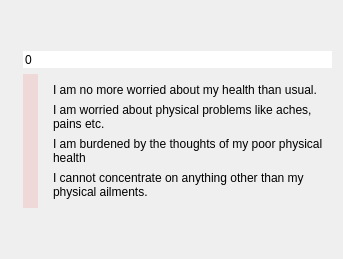
          <widget class="QWidget" name="pageOne">
           <layout class="QGridLayout" name="gridLayout_14">
            <item row="1" column="0">
             <widget class="QFrame" name="frame">
              <layout class="QGridLayout" name="gridLayout_46">
               <property name="leftMargin">
                <number>12</number>
               </property>
               <property name="topMargin">
                <number>0</number>
               </property>
               <property name="rightMargin">
                <number>0</number>
               </property>
               <property name="bottomMargin">
                <number>0</number>
               </property>
               <item row="1" column="0">
                <widget class="QSlider" name="b_slider_20">
                 <property name="styleSheet">
                  <string notr="true">

/* ///////////////////////////////////////////////////////////////
QSlider Colors
/////////////////////////////////////////////////////////////// */

QSlider::handle:vertical {background:rgb(242,89,85);}
QSlider::handle:vertical:hover {background:rgb(255,129,125);}
QSlider::handle:vertical:pressed {background:rgb(192,39,35);}
QSlider::groove:vertical:hover {background:rgba(242,89,85,0.25);}
QSlider::groove:vertical {background:rgba(242,89,85,0.15);}

        </string>
                 </property>
                 <property name="maximum">
                  <number>3</number>
                 </property>
                 <property name="orientation">
                  <enum>Qt::Vertical</enum>
                 </property>
                 <property name="invertedAppearance">
                  <bool>true</bool>
                 </property>
                </widget>
               </item>
               <item row="1" column="1">
                <widget class="QFrame" name="frame_10">
                 <layout class="QVBoxLayout" name="verticalLayout_19">
                  <item>
                   <widget class="QLabel" name="label_74">
                    <property name="text">
                     <string>I am no more worried about my health than usual.</string>
                    </property>
                    <property name="wordWrap">
                     <bool>true</bool>
                    </property>
                   </widget>
                  </item>
                  <item>
                   <widget class="QLabel" name="label_75">
                    <property name="text">
                     <string>I am worried about physical problems like aches, pains etc.</string>
                    </property>
                    <property name="wordWrap">
                     <bool>true</bool>
                    </property>
                   </widget>
                  </item>
                  <item>
                   <widget class="QLabel" name="label_76">
                    <property name="text">
                     <string>I am burdened by the thoughts of my poor physical health</string>
                    </property>
                    <property name="wordWrap">
                     <bool>true</bool>
                    </property>
                   </widget>
                  </item>
                  <item>
                   <widget class="QLabel" name="label_77">
                    <property name="text">
                     <string>I cannot concentrate on anything other than my physical ailments.</string>
                    </property>
                    <property name="wordWrap">
                     <bool>true</bool>
                    </property>
                   </widget>
                  </item>
                 </layout>
                </widget>
               </item>
               <item row="0" column="0" colspan="2">
                <widget class="QSpinBox" name="b_box_20">
                 <property name="frame">
                  <bool>false</bool>
                 </property>
                 <property name="buttonSymbols">
                  <enum>QAbstractSpinBox::NoButtons</enum>
                 </property>
                </widget>
               </item>
              </layout>
             </widget>
            </item>
            <item row="2" column="0">
             <spacer name="verticalSpacer_41">
              <property name="orientation">
               <enum>Qt::Vertical</enum>
              </property>
              <property name="sizeHint" stdset="0">
               <size>
                <width>20</width>
                <height>40</height>
               </size>
              </property>
             </spacer>
            </item>
            <item row="0" column="0">
             <spacer name="verticalSpacer_42">
              <property name="orientation">
               <enum>Qt::Vertical</enum>
              </property>
              <property name="sizeHint" stdset="0">
               <size>
                <width>20</width>
                <height>40</height>
               </size>
              </property>
             </spacer>
            </item>
           </layout>
          </widget>
